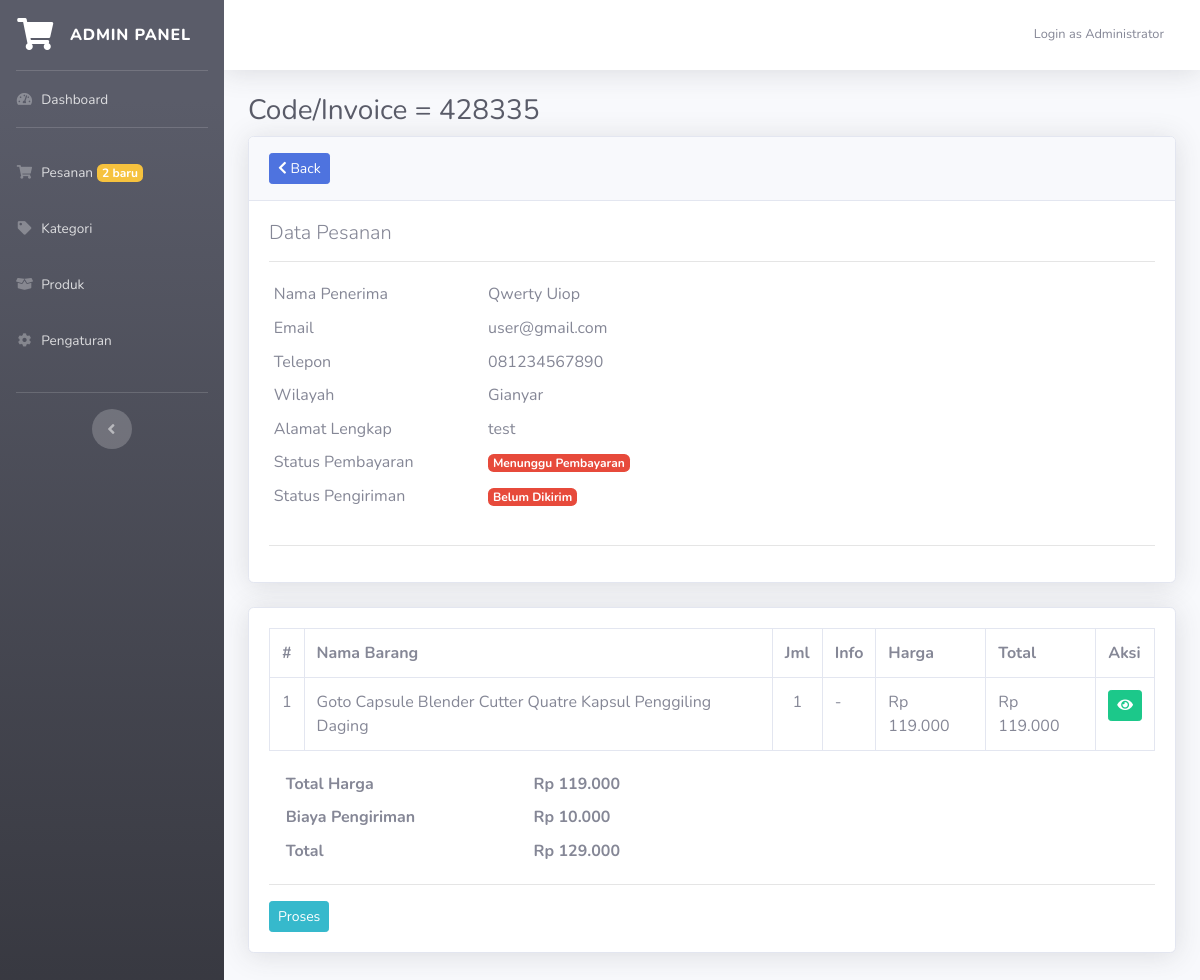
/admin.php?page=orders&invoice=428335 (signed in), run on the app's committed database.
### tables this page shows
CREATE TABLE `invoice` (
  `id` int(11) NOT NULL,
  `invoice_code` varchar(10) NOT NULL,
  `name` varchar(50) NOT NULL,
  `email` varchar(50) NOT NULL,
  `telp` varchar(20) NOT NULL,
  `region` int(11) NOT NULL,
  `address` text NOT NULL,
  `ongkir` varchar(10) NOT NULL,
  `total_price` int(11) NOT NULL,
  `total_all` int(11) NOT NULL,
  `date_input` datetime NOT NULL,
  `status_payment` int(1) NOT NULL,
  `status_delivery` int(1) NOT NULL,
  `bukti_transfer` varchar(100) NOT NULL,
  `no_resi` varchar(50) NOT NULL,
  `expedisi` varchar(50) NOT NULL,
  `status_refund` int(1) NOT NULL,
  `refund_text` text NOT NULL
);

CREATE TABLE `region` (
  `id` int(11) NOT NULL,
  `region` varchar(100) NOT NULL,
  `price` int(11) NOT NULL
);

CREATE TABLE `transaction` (
  `id` int(11) NOT NULL,
  `id_invoice` int(11) NOT NULL,
  `product_name` varchar(100) NOT NULL,
  `price` int(11) NOT NULL,
  `qty` int(11) NOT NULL,
  `link` varchar(100) NOT NULL,
  `ket` varchar(200) NOT NULL
);

### admin.php (called while the page is built, shortened)
<?php
require_once 'include/func.php';
include "module/templates/index-admin.php";

### include/func.php (called while the page is built, shortened)
<?php
function string2Number($cString){
    return str_replace(",","",$cString) ;
}
function number2String($nNumber,$nDecimals=0){
    $nNumber = floatval(string2Number($nNumber)) ;
    return number_format($nNumber,$nDecimals,",",".") ;
}

### module/admin/orders.php (the view, shortened to what this page needs)
<?php
if(isset($_GET['invoice']) && $_GET['invoice'] <> ""){
    $cInvoice = $_GET['invoice'];
    $dbData = mysqli_query($db,"select * from invoice where invoice_code='$cInvoice'");
    $vaInvoice = mysqli_fetch_array($dbData);
    $dbRegion = mysqli_query($db,"select * from region where id='{$vaInvoice['region']}'");
    $vaRegion = mysqli_fetch_array($dbRegion);
?>
<div class="container-fluid">
	<h1 class="h3 mb-2 text-gray-800 mb-2">Code/Invoice = <?= $vaInvoice['invoice_code']; ?></h1>
	<div class="card shadow mb-4">
		<div class="card-header py-3">
            <a href="?page=orders" class="btn btn-sm btn-primary"><i class="fa fa-chevron-left"></i> Back</a>
		</div>
		<div class="card-body">
            <h3 class="lead"> Data Pesanan</h3>
            <hr>
            <div class="row">
                <div class="col-md-6">
                    <table class="table table-sm table-borderless">
                        <tr>
                            <td>Nama Penerima</td>
                            <td><?= $vaInvoice['name']; ?></td>
                        </tr>
                        <tr>
                            <td>Email</td>
                            <td><?= $vaInvoice['email']; ?></td>
                        </tr>
                        <tr>
                            <td>Telepon</td>
                            <td><?= $vaInvoice['telp']; ?></td>
                        </tr>
                        <tr>
                            <td>Wilayah</td>
                            <td><?= $vaRegion['region']; ?></td>
                        </tr>
                        <tr>
                            <td>Alamat Lengkap</td>
                            <td><?= $vaInvoice['address']; ?></td>
                        </tr>
                        <tr>
                            <td>Status Pembayaran</td>
                            <?php if($vaInvoice['status_payment'] == 1){ ?>
                                <td><span class="badge badge-success">Lunas</span></td>
                            <?php
                                }else{
                                    if($vaInvoice['bukti_transfer'] <> ""){
                            ?>
								<td><span class="badge badge-warning">Menunggu Konfirmasi Admin</span></td>
                            <?php
                                    }else{
                            ?>
								<td><span class="badge badge-danger">Menunggu Pembayaran</span></td>
                            <?php
                                    }
                                }
                            ?>
                        </tr>
                        <tr>
                            <td>Status Pengiriman</td>
                            <?php
                            if($vaInvoice['status_refund'] > 0){
                                if($vaInvoice['status_refund'] == 1){
                            ?>
                                <td><span class="badge badge-warning">Barang Dikembalikan</span></td>
                            <?php
                                }else{
                            ?>
                                <td><span class="badge badge-success">Refund</span></td>
                            <?php
                                }
                            }else{
                                if($vaInvoice['status_delivery'] == 3){
                            ?>
                                <td><span class="badge badge-success">Pesanan Diterima</span></td>
                            <?php
                                }else if($vaInvoice['status_delivery'] == 2){
                            ?>
                                <td><span class="badge badge-info">Dikirim</span></td>
                            <?php
                                }else if($vaInvoice['status_delivery'] == 1){
                            ?>
                                <td><span class="badge badge-warning">Dikemas</span></td>
                            <?php
                                }else{ ?>
                                <td><span class="badge badge-danger">Belum Dikirim</span></td>
                            <?php
                                }
                            }
                            ?>
                        </tr>
                    </table>
                </div>
            </div>
            <hr>
		</div>
	</div>
    <div class="card shadow mb-5">
        <div class="card-body">
            <table class="table table-bordered">
                <tr>
                    <th>#</th>
                    <th>Nama Barang</th>
                    <th>Jml</th>
                    <th>Info</th>
                    <th>Harga</th>
                    <th>Total</th>
                    <th>Aksi</th>
                <?php
                $no=1;
                $dbOrder = mysqli_query($db,"select * from transaction where id_invoice='$cInvoice'");
                while($data = mysqli_fetch_array($dbOrder)){ ?>
                </tr>
                    <td><?= $no; ?></td>
                    <td><?= $data['product_name']; ?></td>
                    <td class="text-center"><?= $data['qty']; ?></td>
                    <?php if($data['ket'] == ""){ ?>
                        <td>-</td>
                    <?php }else{ ?>
                        <td><?= $data['ket']; ?></td>
                    <?php } ?>
                    <td>Rp <?= number2String($data['price']); ?></td>
                    <?php $total = $data['price'] * $data['qty']; ?>
                    <td>Rp <?= number2String($total); ?></td>
                    <td>
                        <a href="index.php?p=<?= $data['link']; ?>" target="_blank" class="btn btn-sm btn-success"><i class="fa fa-eye"></i></a>
                    </td>
                <?php
                    $no++;
                    }
                ?>
            </table>
            <div class="col-md-6">
                <table class="table table-borderless table-sm">
                    <tr>
                        <th>Total Harga</th>
                        <th>Rp <?= number2String($vaInvoice['total_price']); ?></script></th>
                    </tr>
                    <tr>
                        <th>Biaya Pengiriman</th>
                        <th>Rp <?= number2String($vaInvoice['ongkir']); ?></th>
                    </tr>
                    <tr>
                        <th>Total</th>
                        <th>Rp <?= number2String($vaInvoice['total_all']); ?></th>
                    </tr>
                </table>
            </div>
            <hr>
            <?php if($vaInvoice['status_payment'] == 0){ ?>
                <a href="?page=orders&opt=proses&invoice=<?= $vaInvoice['invoice_code']; ?>" onclick="return confirm('Anda sudah menerima pembayaran dan akan memproses pesanan?');" class="btn btn-info btn-sm">Proses</a>
            <?php }else if($vaInvoice['status_payment'] == 1 && $vaInvoice['status_delivery'] == 1){ ?>
                <a
                    href="#"
                    class="btn btn-primary btn-sm"
                    data-toggle="modal"
                    data-target="#kirimPesanan"
                    >Kirim Pesanan</a
                >
            <?php }else if($vaInvoice['status_refund'] > 0){ ?>
                <div class="card shadow mb-4">
                    <div class="card-header">
                        <p class="lead mb-0 pb-0">Bukti Barang</p>
                    </div>
                    <div class="card-body">
                        <?php
                            $dbImg = mysqli_query($db,"select * from img_refund where id_invoice='$cInvoice'");
                            if(mysqli_num_rows($dbImg) > 0){
                        ?>
                        <div class="row">
                            <?php while($dbRImg = mysqli_fetch_array($dbImg)){ ?>
                                <div class="col-md-6 mb-3">
                                    <img src="assets/images/refund/<?= $dbRImg['img'] ?>" width="100%">
                                </div>
                            <?php } ?>
                        </div>
                        <?php }else{ ?>
                            <div class="alert alert-warning">Belum ada foto</div>
                        <?php } ?>
                    </div>
                </div>
                <div class="card shadow mb-4">
                    <div class="card-header">
                        <p class="lead mb-0 pb-0">Alasan Pengembalian</p>
                    </div>
                    <div class="card-body">
                        <div class="alert alert-info"><?= $vaInvoice['refund_text']?></div>
                    </div>
                </div>
                <a href="?page=orders&opt=refund&invoice=<?= $vaInvoice['invoice_code']; ?>" onclick="return confirm('Anda sudah menerima barang dan sudah mengembalikan dana?');" class="btn btn-success btn-sm"><i class="fa fa-check"></i> Barang Sudah Diterima</a>
            <?php } ?>
        </div>
    </div>
</div>
<?php
}
?>

### data on the page
invoice: invoice_code "428335", name "Qwerty Uiop", email "user@gmail.com", telp "081234567890", address "test", total_price "119.000", ongkir "10.000", total_all "129.000"
region: region "Gianyar"
transaction: product_name "Goto Capsule Blender Cutter Quatre Kapsul Penggiling Daging", qty "1", price "119.000", number2String($total) "119.000"

### other printed values
$orders "2"
$_SESSION['name'] "Administrator"
